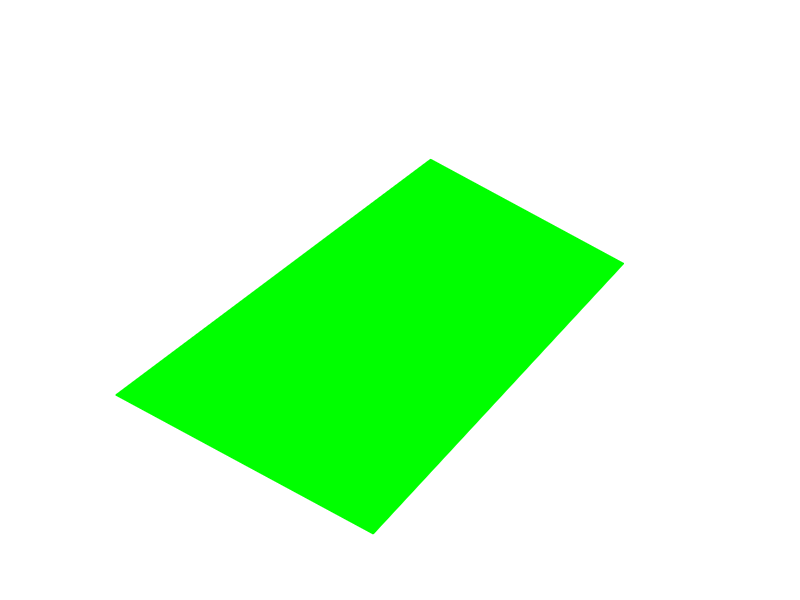

This chart was generated by the following MATLAB code: (Note: this script raises an error after producing the figure.)
function stadiumsolid2

close all
axis equal off
hold on

%% define a lower stadium
s = struct;
s.t(1) = 2;
s.t(2) = 1.5;
s.r(1) = 1;
s.r(2) = .75;
s.h = 1;
s.angles = [0 pi/2 0];

c = [0 1 0];

% plots(s,1,c);
% plots(s,2,c);

view(30,60)

plotss2(s,c)

%% define an upper stadium

%% define distance bn stadia


end

function plots(s,i,c)

t = linspace(0,pi/2,5);

X = [s.t(i)+s.r(i)*cos(t)];
Y = [s.r(i)*sin(t)];

X = [X -X(end:-1:1) -X X(end:-1:1)];
Y = [Y Y(end:-1:1) -Y -Y(end:-1:1)];
Z = (i-1)*s.h*ones(1,length(X));

plot3([0 0],[0 0],[1 -1])
plot3([1 -1],[0 0],[0 0])
plot3([0 0],[1 -1],[0 0])
text(1,0,0,'x')
text(0,1,0,'y')
text(0,0,1,'z')
% 
% h = fill3(X,Y,Z,c,'EdgeColor',c);

POS = [X;Y;Z];
POS2 = R(s.angles)*POS;

X = POS2(1,:);
Y = POS2(2,:);
Z = POS2(3,:);

h = fill3(X,Y,Z,c,'EdgeColor','k');

alpha(h,.5)

end

function plotss2(s,c)

figure
hold on
axis off

t = linspace(0,pi/2,5);



X = [s.t(1)+s.r(1)*cos(t)];
X1 = [X -X(end:-1:1) -X X(end:-1:1)];
Y = [s.r(1)*sin(t)];
Y1 = [Y Y(end:-1:1) -Y -Y(end:-1:1)];
Z = zeros(1,length(t));
Z1 = [Z Z Z Z];

POS1 = [X1;Y1;Z1];

POS15 = R(s.angles)*POS1;

X1 = POS15(1,:);
Y1 = POS15(2,:);
Z1 = POS15(3,:);

X = [s.t(2)+s.r(2)*cos(t)];
X2 = [X -X(end:-1:1) -X X(end:-1:1)];
Y = [s.r(2)*sin(t)];
Y2 = [Y Y(end:-1:1) -Y -Y(end:-1:1)];
Z = s.h*ones(1,length(t));
Z2 = [Z Z Z Z];

POS2 = [X2;Y2;Z2];
POS25 = R(s.angles)*POS2;
X2 = POS25(1,:);
Y2 = POS25(2,:);
Z2 = POS25(3,:);

for i = 1:4*length(t)-1
    h = fill3([X1(i) X1(i+1) X2(i+1) X2(i)],[Y1(i) Y1(i+1) Y2(i+1) Y2(i)],[Z1(i) Z1(i+1) Z2(i+1) Z2(i)],c,'EdgeColor',c);
    alpha(h,.5)
end

plots(s,1,c);
plots(s,2,c);
axis equal
view(25,45)
end

function out = R(angles)

cx = cos(angles(1));
sx = sin(angles(1));

cy = cos(angles(2));
sy = sin(angles(2));

cz = cos(angles(3));
sz = sin(angles(3));

Rz = [cz -sz 0;
      sz  cz  0;
      0   0  1];
  
Ry = [cy  0  sy;
      0   1  0 ;
      -sy 0  cy];
  
Rx = [1   0 0;
      0   cx -sx;
      0   sx cx];
  
out = Rz * Ry * Rx;

end


























